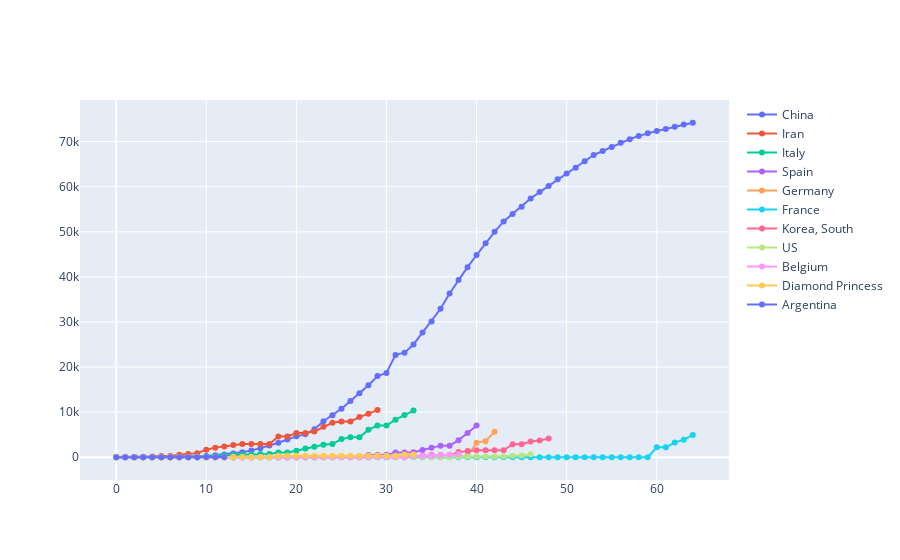

Notebook code cell kept with this figure:
### Markdown cell above
<h3>TOP MUNDIAL y ARGENTINA RECUPERADOS</h3>

### Code cell
grouped = confirmed_df.groupby(level=0).sum()
sorted = grouped.sort_values(by=grouped.columns[grouped.columns.size-1], ascending=False)

max_val = 0
fig = go.Figure()

for i in range(0,amount_of_countries):
    data = confirmed_df.loc[sorted.index[i],:][confirmed_df.loc[sorted.index[i],:]>0].groupby(level=0).sum()
    if isinstance(data, pd.DataFrame):
        data = data.loc[sorted.index[i],:]
    
    if i == 0:
        max_val = data.max()
    
    data.reset_index(drop=True, inplace=True)
    
    fig.add_trace(go.Scatter(x=data.index, y=data, mode='lines+markers', name=sorted.index[i]))


arg = confirmed_df.loc['Argentina',:][confirmed_df.loc['Argentina',:]>0]
arg.reset_index(drop=True, inplace=True)

fig.add_trace(go.Scatter(x=arg.index, y=arg, mode='lines+markers', name='Argentina'))

fig.show()

### Figure 1 — Plotly figure (JSON) as saved in the notebook; plotly's stock layout.template omitted (floating-point values rounded to 4 significant figures)
{"data": [{"mode": "lines+markers", "name": "China", "type": "scatter", "x": [0, 1, 2, 3, 4, 5, 6, 7, 8, 9, 10, 11, 12, 13, 14, 15, 16, 17, 18, 19, 20, 21, 22, 23, 24, 25, 26, 27, 28, 29, 30, 31, 32, 33, 34, 35, 36, 37, 38, 39, 40, 41, 42, 43, 44, 45, 46, 47, 48, 49, 50, 51, 52, 53, 54, 55, 56, 57, 58, 59, 60, 61, 62, 63, 64], "y": [28, 30, 36, 39, 49, 58, 101, 120, 135, 214, 275, 463, 614, 843, 1115, 1477, 1999, 2596, 3219, 3918, 4636, 5082, 6217, 7977, 9298, 10755, 12462, 14206, 15962, 18014, 18704, 22699, 23187, 25015, 27676, 30084, 32930, 36329, 39320, 42162, 44854, 47450, 50001, 52292, 53944, 55539, 57388, 58804, 60181, 61644, 62901, 64196, 65660, 67017, 67910, 68798, 69755, 70535, 71266, 71857, 72362, 72814, 73280, 73773, 74181]}, {"mode": "lines+markers", "name": "Iran", "type": "scatter", "x": [0, 1, 2, 3, 4, 5, 6, 7, 8, 9, 10, 11, 12, 13, 14, 15, 16, 17, 18, 19, 20, 21, 22, 23, 24, 25, 26, 27, 28, 29], "y": [49, 49, 73, 123, 175, 291, 291, 552, 739, 913, 1669, 2134, 2394, 2731, 2959, 2959, 2959, 2959, 4590, 4590, 5389, 5389, 5710, 6745, 7635, 7931, 7931, 8913, 9625, 10457]}, {"mode": "lines+markers", "name": "Italy", "type": "scatter", "x": [0, 1, 2, 3, 4, 5, 6, 7, 8, 9, 10, 11, 12, 13, 14, 15, 16, 17, 18, 19, 20, 21, 22, 23, 24, 25, 26, 27, 28, 29, 30, 31, 32, 33], "y": [1, 2, 1, 1, 3, 45, 46, 46, 83, 149, 160, 276, 414, 523, 589, 622, 724, 724, 1045, 1045, 1439, 1966, 2335, 2749, 2941, 4025, 4440, 4440, 6072, 7024, 7024, 8326, 9362, 10361]}, {"mode": "lines+markers", "name": "Spain", "type": "scatter", "x": [0, 1, 2, 3, 4, 5, 6, 7, 8, 9, 10, 11, 12, 13, 14, 15, 16, 17, 18, 19, 20, 21, 22, 23, 24, 25, 26, 27, 28, 29, 30, 31, 32, 33, 34, 35, 36, 37, 38, 39, 40], "y": [2, 2, 2, 2, 2, 2, 2, 2, 2, 2, 2, 2, 2, 2, 2, 2, 2, 2, 2, 2, 2, 30, 30, 32, 32, 183, 183, 193, 517, 517, 530, 1028, 1081, 1107, 1588, 2125, 2575, 2575, 3794, 5367, 7015]}, {"mode": "lines+markers", "name": "Germany", "type": "scatter", "x": [0, 1, 2, 3, 4, 5, 6, 7, 8, 9, 10, 11, 12, 13, 14, 15, 16, 17, 18, 19, 20, 21, 22, 23, 24, 25, 26, 27, 28, 29, 30, 31, 32, 33, 34, 35, 36, 37, 38, 39, 40, 41, 42], "y": [1, 1, 1, 1, 1, 12, 12, 12, 14, 14, 14, 14, 14, 15, 16, 16, 16, 16, 16, 16, 16, 16, 17, 18, 18, 18, 18, 25, 25, 46, 46, 46, 67, 67, 105, 113, 180, 233, 266, 266, 3243, 3547, 5673]}, {"mode": "lines+markers", "name": "France", "type": "scatter", "x": [0, 1, 2, 3, 4, 5, 6, 7, 8, 9, 10, 11, 12, 13, 14, 15, 16, 17, 18, 19, 20, 21, 22, 23, 24, 25, 26, 27, 28, 29, 30, 31, 32, 33, 34, 35, 36, 37, 38, 39, 40, 41, 42, 43, 44, 45, 46, 47, 48, 49, 50, 51, 52, 53, 54, 55, 56, 57, 58, 59, 60, 61, 62, 63, 64], "y": [0, 0, 0, 0, 0, 0, 0, 0, 0, 0, 0, 0, 0, 0, 0, 0, 0, 0, 0, 0, 0, 2, 2, 2, 4, 4, 4, 4, 4, 4, 4, 4, 4, 4, 11, 11, 11, 11, 12, 12, 12, 12, 12, 12, 12, 12, 12, 12, 12, 12, 12, 12, 12, 12, 12, 12, 12, 12, 12, 12, 2206, 2206, 3250, 3907, 4955]}, {"mode": "lines+markers", "name": "Korea, South", "type": "scatter", "x": [0, 1, 2, 3, 4, 5, 6, 7, 8, 9, 10, 11, 12, 13, 14, 15, 16, 17, 18, 19, 20, 21, 22, 23, 24, 25, 26, 27, 28, 29, 30, 31, 32, 33, 34, 35, 36, 37, 38, 39, 40, 41, 42, 43, 44, 45, 46, 47, 48], "y": [1, 1, 3, 3, 3, 7, 7, 7, 9, 9, 10, 12, 12, 16, 16, 16, 18, 18, 22, 22, 22, 22, 27, 30, 30, 30, 41, 41, 135, 135, 118, 118, 247, 288, 333, 510, 510, 510, 1137, 1407, 1540, 1540, 1540, 1540, 2909, 2909, 3507, 3730, 4144]}, {"mode": "lines+markers", "name": "US", "type": "scatter", "x": [0, 1, 2, 3, 4, 5, 6, 7, 8, 9, 10, 11, 12, 13, 14, 15, 16, 17, 18, 19, 20, 21, 22, 23, 24, 25, 26, 27, 28, 29, 30, 31, 32, 33, 34, 35, 36, 37, 38, 39, 40, 41, 42, 43, 44, 45, 46], "y": [3, 3, 3, 3, 3, 3, 3, 3, 3, 3, 3, 3, 5, 5, 5, 5, 6, 6, 6, 7, 7, 7, 7, 7, 7, 7, 7, 7, 7, 7, 8, 8, 12, 12, 12, 12, 17, 17, 105, 121, 147, 176, 178, 178, 348, 361, 681]}, {"mode": "lines+markers", "name": "Belgium", "type": "scatter", "x": [0, 1, 2, 3, 4, 5, 6, 7, 8, 9, 10, 11, 12, 13, 14, 15, 16, 17, 18, 19, 20, 21, 22, 23, 24, 25, 26, 27, 28, 29, 30, 31, 32, 33, 34, 35, 36, 37, 38], "y": [1, 1, 1, 1, 1, 1, 1, 1, 1, 1, 1, 1, 1, 1, 1, 1, 1, 1, 1, 1, 1, 1, 1, 1, 1, 1, 1, 1, 1, 1, 31, 31, 1, 263, 263, 263, 461, 547, 675]}, {"mode": "lines+markers", "name": "Diamond Princess", "type": "scatter", "x": [0, 1, 2, 3, 4, 5, 6, 7, 8, 9, 10, 11, 12, 13, 14, 15, 16, 17, 18, 19, 20, 21, 22, 23, 24, 25, 26, 27, 28, 29, 30, 31, 32, 33], "y": [1, 1, 1, 1, 10, 10, 10, 10, 10, 10, 10, 10, 10, 40, 40, 40, 40, 40, 325, 325, 325, 325, 325, 325, 325, 325, 325, 325, 325, 325, 325, 325, 587, 597]}, {"mode": "lines+markers", "name": "Argentina", "type": "scatter", "x": [0, 1, 2, 3, 4, 5, 6, 7, 8, 9, 10, 11, 12], "y": [1, 1, 1, 3, 3, 3, 3, 3, 3, 3, 52, 52, 63]}], "layout": {}}
